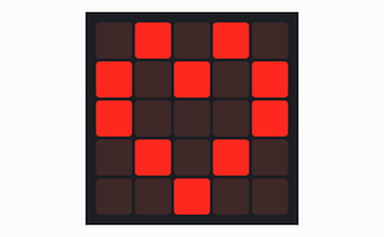
A program run on a simulated BBC micro:bit (MakeCode). Parts: the board's 5×5 LED display.

Above: at 0.2 s.

Measured:
- by itself, everything shown: repeats every 1.4 s, in 3 steps

The program:

main.ts
```typescript
basic.forever(function () {
    basic.showLeds(`
        . # . # .
        # . # . #
        # . . . #
        . # . # .
        . . # . .
        `)
    basic.showIcon(IconNames.Heart)
    basic.showLeds(`
        . . . . .
        . . . . .
        . . . . .
        . . . . .
        . . . . .
        `)
})
```

test.ts
```typescript
// 在此处测试；当此软件包作为插件使用时，将不会编译此软件包。
```
